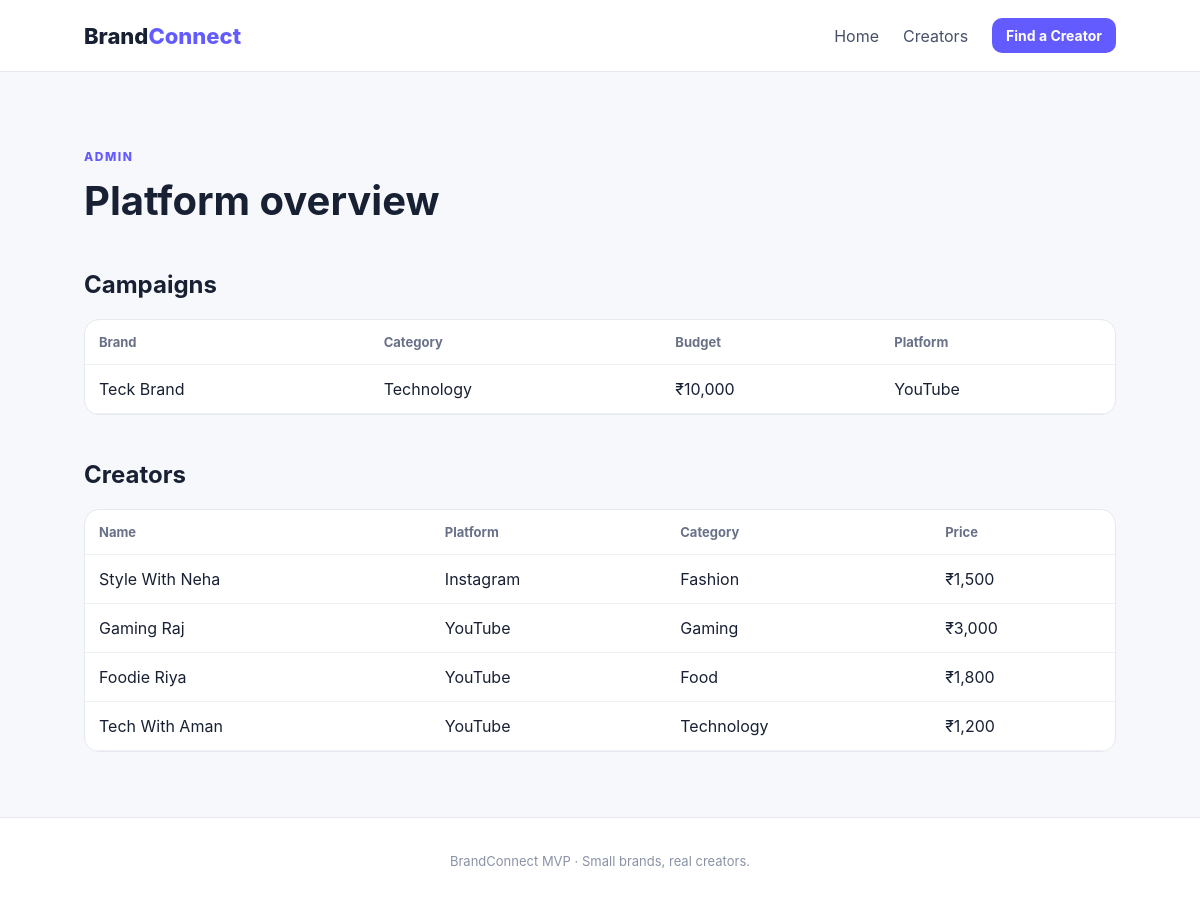
The page /admin on the database its author committed.
### tables this page shows
CREATE TABLE campaigns (
        id INTEGER PRIMARY KEY AUTOINCREMENT,
        brand_name TEXT NOT NULL,
        category TEXT NOT NULL,
        budget INTEGER NOT NULL,
        platform TEXT NOT NULL,
        location TEXT DEFAULT '',
        description TEXT DEFAULT ''
    , user_id INTEGER);

CREATE TABLE creators (
        id INTEGER PRIMARY KEY AUTOINCREMENT,
        name TEXT NOT NULL,
        platform TEXT NOT NULL,
        category TEXT NOT NULL,
        followers INTEGER NOT NULL,
        avg_views INTEGER NOT NULL,
        price INTEGER NOT NULL,
        location TEXT NOT NULL,
        bio TEXT DEFAULT ''
    , image_url TEXT DEFAULT '');

### backend/app.py (the view)
@app.route("/admin")
def admin():
    conn = db()
    creators = conn.execute("SELECT * FROM creators ORDER BY id DESC").fetchall()
    campaigns = conn.execute("SELECT * FROM campaigns ORDER BY id DESC").fetchall()
    conn.close()
    return render_template("admin.html", creators=creators, campaigns=campaigns)

### backend/app.py (called while the page is built)
def db():
    conn = sqlite3.connect(DB)
    conn.row_factory = sqlite3.Row
    return conn

### frontend/templates/admin.html (shortened to what this page needs)
{% extends "base.html" %}
{% block content %}
<section class="section">
  <p class="eyebrow">Admin</p><h1>Platform overview</h1>
  <h2>Campaigns</h2>
  <div class="table-wrap"><table><tr><th>Brand</th><th>Category</th><th>Budget</th><th>Platform</th></tr>
  {% for x in campaigns %}<tr><td>{{ x.brand_name }}</td><td>{{ x.category }}</td><td>₹{{ "{:,}".format(x.budget) }}</td><td>{{ x.platform }}</td></tr>{% endfor %}
  </table></div>
  <h2>Creators</h2>
  <div class="table-wrap"><table><tr><th>Name</th><th>Platform</th><th>Category</th><th>Price</th></tr>
  {% for x in creators %}<tr><td>{{ x.name }}</td><td>{{ x.platform }}</td><td>{{ x.category }}</td><td>₹{{ "{:,}".format(x.price) }}</td></tr>{% endfor %}
  </table></div>
</section>
{% endblock %}

### frontend/templates/base.html (shortened to what this page needs)
<!doctype html>
<html lang="en">
<head>
  <link rel="stylesheet" href="{{ url_for('static', filename='style.css') }}">
</head>
<body>
<header class="nav">
  <a class="logo" href="{{ url_for('home') }}">Brand<span>Connect</span></a>
  <nav>
    <a href="{{ url_for('home') }}">Home</a>
    <a href="{{ url_for('creators') }}">Creators</a>
    <a class="btn small" href="{{ url_for('campaign') }}">Find a Creator</a>
  </nav>
</header>
<main>{% block content %}{% endblock %}</main>
<footer>BrandConnect MVP · Small brands, real creators.</footer>
</body>
</html>

### frontend/static/style.css (style rules this page uses)
* { box-sizing:border-box }
body { margin:0;font-family:Inter,Arial,sans-serif;background:#f7f8fc;color:#182033 }
.nav { height:72px;background:white;border-bottom:1px solid #e7e9f0;display:flex;align-items:center;justify-content:space-between;padding:0 7%;position:sticky;top:0;z-index:5 }
.logo { font-size:22px;font-weight:800;color:#182033;text-decoration:none }
.logo span { color:#635bff }
.nav nav { display:flex;gap:24px;align-items:center }
.nav nav a { color:#465067;text-decoration:none }
.btn { display:inline-block;background:#635bff;color:white!important;border:0;border-radius:10px;padding:13px 20px;text-decoration:none;font-weight:700;cursor:pointer }
.btn.small { padding:9px 14px;font-size:14px }
.eyebrow { text-transform:uppercase;letter-spacing:1.5px;font-size:12px;font-weight:800;color:#635bff }
.section { padding:65px 7% }
.section h1 { font-size:40px;margin:8px 0 28px }
.section h2 { margin-top:45px }
.table-wrap { overflow:auto;background:white;border:1px solid #e7e9f0;border-radius:15px }
table { width:100%;border-collapse:collapse }
th,td { text-align:left;padding:14px;border-bottom:1px solid #eef0f5 }
th { font-size:13px;color:#687187 }
footer { text-align:center;padding:35px;color:#8a92a5;font-size:13px;border-top:1px solid #e7e9f0;background:white }

### rows shown on the page
campaigns: brand_name "Teck Brand", category "Technology", budget "10,000", platform "YouTube"
creators: name "Style With Neha", platform "Instagram", category "Fashion", price "1,500"
creators: name "Gaming Raj", platform "YouTube", category "Gaming", price "3,000"
creators: name "Foodie Riya", platform "YouTube", category "Food", price "1,800"
creators: name "Tech With Aman", platform "YouTube", category "Technology", price "1,200"
